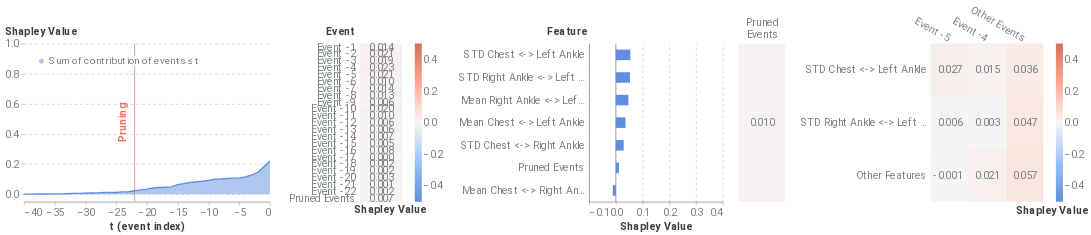

Write notebook code for a chart like this one.
### Markdown cell above
### Local Report on positive instance

### Code cell
from timeshap.explainer import local_report

pruning_dict = {'tol': 0.025}
event_dict = {'rs': 42, 'nsamples': 32000}
feature_dict = {'rs': 42, 'nsamples': 32000, 'feature_names': model_features, 'plot_features': plot_feats}
cell_dict = {'rs': 42, 'nsamples': 32000, 'top_x_feats': 2, 'top_x_events': 2}
local_report(f_hs, pos_x_data, pruning_dict, event_dict, feature_dict, cell_dict=cell_dict, entity_uuid=positive_sequence_id, entity_col='all_id', baseline=average_event)

### Figure 1 — Vega-Lite specification as saved in the notebook (floating-point values rounded to 4 significant figures)
{"config": {"axis": {"domain": true, "domainColor": "#798184", "grid": false, "gridColor": "#798184", "gridOpacity": 0.5, "gridDash": [3, 5], "gridWidth": 0.8, "gridCap": "round", "labelPadding": 3, "labelFont": "Roboto", "labelColor": "#798184", "tickSize": 5, "tickColor": "#798184", "tickOpacity": 0.5, "titleColor": "#384140", "titleFont": "Roboto", "titleFontSize": 12}, "axisBand": {"domain": true, "ticks": false, "labelPadding": 7}, "axisY": {"domain": false, "titleAlign": "left", "titleAngle": 0, "titleX": -20, "titleY": -10}, "legend": {"labelColor": "#798184", "labelFontSize": 12, "symbolSize": 40, "titleColor": "#384140", "titleFontSize": 12, "titlePadding": 10, "titleFont": "Roboto", "labelFont": "Roboto"}, "line": {"stroke": "#618FE0", "strokeWidth": 2}, "rule": {"stroke": "#798184"}, "path": {"stroke": "#618FE0", "strokeWidth": 0.5}, "rect": {"fill": "#618FE0"}, "point": {"filled": true, "shape": "circle"}, "shape": {"stroke": "#618FE0"}, "bar": {"fill": "#618FE0", "stroke": null}, "text": {"font": "Roboto", "color": "#384140", "fontSize": 12}, "arc": {"stroke": "#fff", "strokeWidth": 1}, "range": {"category": ["#618FE0", "#50D0B0", "#E17560", "#E8B474", "#D889C4", "#34A3BC", "#A583A4"], "ramp": ["#001854", "#002f72", "#04478e", "#1e5fab", "#4477c5", "#6290e1", "#7ea9fd", "#9ec7ff", "#bde4ff"], "heatmap": ["#001854", "#002f72", "#04478e", "#1e5fab", "#4477c5", "#6290e1", "#7ea9fd", "#9ec7ff", "#bde4ff"], "diverging": ["#003b26", "#006b52", "#1aa082", "#55d5b5", "#f5f5f5", "#ffaa92", "#d16f5b", "#9e392c", "#650200"]}, "title": {"anchor": "start", "fontSize": 20, "color": "#384140", "fontWeight": "bold", "offset": 20, "font": "Roboto", "subtitleColor": "#384140", "subtitleFontSize": 16}, "header": {"labelFontSize": 12, "titleFontSize": 16, "labelColor": "#384140", "titleColor": "#384140", "titleFont": "Roboto", "labelFont": "Roboto"}, "group": {"fill": "white"}, "background": "white", "view": {"stroke": "transparent", "continuousHeight": 300, "continuousWidth": 400}}, "hconcat": [{"layer": [{"mark": {"type": "area", "opacity": 0.5}, "encoding": {"color": {"field": "Coalition", "legend": {"fillColor": "white", "labelFontSize": 14, "labelLimit": 0, "orient": "top-left", "symbolSize": 50, "symbolStrokeWidth": 0, "title": null}, "scale": {"domain": ["Sum of contribution of events ≤ t"], "range": ["#618FE0"]}, "type": "nominal"}, "x": {"axis": {"labelFontSize": 15, "title": "t (event index)", "titleFontSize": 15}, "field": "t (event index)", "type": "quantitative"}, "y": {"axis": {"grid": true, "labelFontSize": 15, "titleFontSize": 15, "titleX": -28}, "field": "Shapley Value", "scale": {"domain": [-0.05, 1]}, "type": "quantitative"}}}, {"mark": "line", "encoding": {"color": {"field": "Coalition", "legend": {"fillColor": "white", "labelFontSize": 14, "labelLimit": 0, "orient": "top-left", "symbolSize": 50, "symbolStrokeWidth": 0, "title": null}, "scale": {"domain": ["Sum of contribution of events ≤ t"], "range": ["#618FE0"]}, "type": "nominal"}, "x": {"axis": {"labelFontSize": 15, "title": "t (event index)", "titleFontSize": 15}, "field": "t (event index)", "type": "quantitative"}, "y": {"axis": {"grid": true, "labelFontSize": 15, "titleFontSize": 15, "titleX": -28}, "field": "Shapley Value", "scale": {"domain": [-0.05, 1]}, "type": "quantitative"}}}, {"data": {"name": "data-ee8aec25528fa53b6011f1eacee6f6c5"}, "mark": {"type": "rule", "color": "#E17560"}, "encoding": {"x": {"field": "x", "type": "quantitative"}}}, {"data": {"name": "data-5e7f4e825ef47f31d6c308e6e3010866"}, "mark": {"type": "text", "angle": 270, "color": "#E17560", "fontSize": 15, "fontWeight": "bold", "text": "Pruning"}, "encoding": {"x": {"field": "x", "type": "quantitative"}}}], "data": {"name": "data-347143c4b2e2ef3672684b8eac4007a8"}, "height": 225, "width": 350}, {"layer": [{"mark": "rect", "encoding": {"color": {"field": "rounded", "legend": {"gradientLength": 225, "gradientThickness": 10, "labelFontSize": 15, "orient": "right"}, "scale": {"domain": [-0.5, 0.5], "range": ["#5f8fd6", "#99c3fb", "#f5f5f5", "#ffaa92", "#d16f5b"]}, "title": null, "type": "quantitative"}, "x": {"axis": {"title": "Shapley Value", "titleFontSize": 15}, "field": "column", "type": "ordinal"}, "y": {"axis": {"domain": false, "labelFontSize": 15, "title": "Event", "titleFontSize": 15, "titleX": -49}, "field": "Feature", "sort": ["Event -1", "Event -2", "Event -3", "Event -4", "Event -5", "Event -6", "Event -7", "Event -8", "Event -9", "Event -10", "Event -11", "Event -12", "Event -13", "Event -14", "Event -15", "Event -16", "Event -17", "Event -18", "Event -19", "Event -20", "Event -21", "Event -22", "Pruned Events"], "type": "ordinal"}}}, {"mark": {"type": "text", "align": "right", "baseline": "middle", "color": "#798184", "dx": 18, "fontSize": 15}, "encoding": {"text": {"field": "rounded_str", "type": "nominal"}, "x": {"axis": {"domain": false, "labels": false, "title": "Shapley Value", "titleX": 43}, "field": "column", "type": "ordinal"}, "y": {"axis": {"domain": false, "labelFontSize": 15, "title": "Event", "titleFontSize": 15, "titleX": -49}, "field": "Feature", "sort": ["Event -1", "Event -2", "Event -3", "Event -4", "Event -5", "Event -6", "Event -7", "Event -8", "Event -9", "Event -10", "Event -11", "Event -12", "Event -13", "Event -14", "Event -15", "Event -16", "Event -17", "Event -18", "Event -19", "Event -20", "Event -21", "Event -22", "Pruned Events"], "type": "ordinal"}}}], "data": {"name": "data-61b173ab93197740298f857f697c06b3"}, "height": 225, "width": 60}, {"layer": [{"data": {"name": "data-d18d9bdca412c918e74391b6bf6ff3e3"}, "mark": {"type": "bar", "size": 15, "thickness": 1}, "encoding": {"x": {"axis": {"grid": true, "labelFontSize": 15, "title": "Shapley Value", "titleFontSize": 15}, "field": "Shapley Value", "scale": {"domain": [-0.1, 0.4]}, "type": "quantitative"}, "y": {"axis": {"labelFontSize": 15, "title": "Feature", "titleFontSize": 15, "titleX": -61}, "field": "Feature", "sort": {"field": "sort_col", "order": "descending"}, "type": "nominal"}}}, {"data": {"name": "data-9c00aa9dc2b1c1a0b4bf9b34ead12925"}, "mark": {"type": "rule", "color": "#798184"}, "encoding": {"x": {"field": "x", "type": "quantitative"}}}], "height": 225, "width": 190}, {"hconcat": [{"layer": [{"mark": "rect", "encoding": {"color": {"field": "rounded", "legend": null, "scale": {"domain": [-0.5, 0.5], "range": ["#5f8fd6", "#99c3fb", "#f5f5f5", "#ffaa92", "#d16f5b"]}, "title": null, "type": "quantitative"}, "x": {"axis": {"titleFontSize": 15}, "field": "Event", "type": "nominal"}, "y": {"axis": {"domain": false, "labels": false, "title": null}, "field": "Feature", "type": "nominal"}}}, {"mark": {"type": "text", "align": "right", "baseline": "middle", "color": "#798184", "dx": 18, "fontSize": 15}, "encoding": {"text": {"field": "rounded_str", "type": "nominal"}, "x": {"axis": {"domain": false, "labelAngle": 0, "labelFontSize": 15, "labelOffset": 24, "labelPadding": 30, "orient": "top", "title": null}, "field": "Event", "type": "nominal"}, "y": {"axis": {"domain": false, "labels": false, "title": null}, "field": "Feature", "type": "nominal"}}}], "data": {"name": "data-44d42f2df18ba424df6e983db6ef10d1"}, "height": 225, "width": 66.67}, {"layer": [{"mark": "rect", "encoding": {"color": {"field": "rounded", "legend": {"gradientLength": 225, "gradientThickness": 10, "labelFontSize": 15, "orient": "right"}, "scale": {"domain": [-0.5, 0.5], "range": ["#5f8fd6", "#99c3fb", "#f5f5f5", "#ffaa92", "#d16f5b"]}, "title": null, "type": "quantitative"}, "x": {"axis": {"titleFontSize": 15}, "field": "Event", "sort": ["Event -5", "Event -4"], "type": "nominal"}, "y": {"axis": {"domain": false, "labelFontSize": 15, "title": null}, "field": "Feature", "sort": ["STD Chest <-> Left Ankle", "STD Right Ankle <-> Left Ankle"], "type": "nominal"}}}, {"mark": {"type": "text", "align": "right", "baseline": "middle", "color": "#798184", "dx": 18, "fontSize": 15}, "encoding": {"text": {"field": "rounded_str", "type": "nominal"}, "x": {"axis": {"domain": false, "labelAngle": 30, "labelFontSize": 15, "orient": "top", "title": "Shapley Value", "titleX": 172, "titleY": 245}, "field": "Event", "sort": ["Event -5", "Event -4"], "type": "nominal"}, "y": {"axis": {"domain": false, "labelFontSize": 15, "title": null}, "field": "Feature", "sort": ["STD Chest <-> Left Ankle", "STD Right Ankle <-> Left Ankle"], "type": "nominal"}}}], "data": {"name": "data-ec027994aaeab97565fb8a8f91f08640"}, "height": 225, "width": 160}], "resolve": {"scale": {"color": "independent"}}}], "resolve": {"scale": {"color": "independent"}}, "$schema": "https://vega.github.io/schema/vega-lite/v4.17.0.json", "datasets": {"data-347143c4b2e2ef3672684b8eac4007a8": [{"Coalition": "Sum of contribution of events > t", "t (event index)": 0, "Shapley Value": 1.49e-08}, {"Coalition": "Sum of contribution of events ≤ t", "t (event index)": 0, "Shapley Value": 0.2206}, {"Coalition": "Sum of contribution of events > t", "t (event index)": -1, "Shapley Value": 0.039}, {"Coalition": "Sum of contribution of events ≤ t", "t (event index)": -1, "Shapley Value": 0.1816}, {"Coalition": "Sum of contribution of events > t", "t (event index)": -2, "Shapley Value": 0.07649}, {"Coalition": "Sum of contribution of events ≤ t", "t (event index)": -2, "Shapley Value": 0.1441}, {"Coalition": "Sum of contribution of events > t", "t (event index)": -3, "Shapley Value": 0.09378}, {"Coalition": "Sum of contribution of events ≤ t", "t (event index)": -3, "Shapley Value": 0.1269}, {"Coalition": "Sum of contribution of events > t", "t (event index)": -4, "Shapley Value": 0.1063}, {"Coalition": "Sum of contribution of events ≤ t", "t (event index)": -4, "Shapley Value": 0.1143}, {"Coalition": "Sum of contribution of events > t", "t (event index)": -5, "Shapley Value": 0.1122}, {"Coalition": "Sum of contribution of events ≤ t", "t (event index)": -5, "Shapley Value": 0.1084}, {"Coalition": "Sum of contribution of events > t", "t (event index)": -6, "Shapley Value": 0.1139}, {"Coalition": "Sum of contribution of events ≤ t", "t (event index)": -6, "Shapley Value": 0.1068}, {"Coalition": "Sum of contribution of events > t", "t (event index)": -7, "Shapley Value": 0.1165}, {"Coalition": "Sum of contribution of events ≤ t", "t (event index)": -7, "Shapley Value": 0.1041}, {"Coalition": "Sum of contribution of events > t", "t (event index)": -8, "Shapley Value": 0.1193}, {"Coalition": "Sum of contribution of events ≤ t", "t (event index)": -8, "Shapley Value": 0.1013}, {"Coalition": "Sum of contribution of events > t", "t (event index)": -9, "Shapley Value": 0.1207}, {"Coalition": "Sum of contribution of events ≤ t", "t (event index)": -9, "Shapley Value": 0.09992}, {"Coalition": "Sum of contribution of events > t", "t (event index)": -10, "Shapley Value": 0.1291}, {"Coalition": "Sum of contribution of events ≤ t", "t (event index)": -10, "Shapley Value": 0.09151}, {"Coalition": "Sum of contribution of events > t", "t (event index)": -11, "Shapley Value": 0.1348}, {"Coalition": "Sum of contribution of events ≤ t", "t (event index)": -11, "Shapley Value": 0.08583}, {"Coalition": "Sum of contribution of events > t", "t (event index)": -12, "Shapley Value": 0.1383}, {"Coalition": "Sum of contribution of events ≤ t", "t (event index)": -12, "Shapley Value": 0.08229}, {"Coalition": "Sum of contribution of events > t", "t (event index)": -13, "Shapley Value": 0.1427}, {"Coalition": "Sum of contribution of events ≤ t", "t (event index)": -13, "Shapley Value": 0.07798}, {"Coalition": "Sum of contribution of events > t", "t (event index)": -14, "Shapley Value": 0.1504}, {"Coalition": "Sum of contribution of events ≤ t", "t (event index)": -14, "Shapley Value": 0.07026}, {"Coalition": "Sum of contribution of events > t", "t (event index)": -15, "Shapley Value": 0.1567}, {"Coalition": "Sum of contribution of events ≤ t", "t (event index)": -15, "Shapley Value": 0.06391}, {"Coalition": "Sum of contribution of events > t", "t (event index)": -16, "Shapley Value": 0.172}, {"Coalition": "Sum of contribution of events ≤ t", "t (event index)": -16, "Shapley Value": 0.04867}, {"Coalition": "Sum of contribution of events > t", "t (event index)": -17, "Shapley Value": 0.1743}, {"Coalition": "Sum of contribution of events ≤ t", "t (event index)": -17, "Shapley Value": 0.04631}, {"Coalition": "Sum of contribution of events > t", "t (event index)": -18, "Shapley Value": 0.1764}, {"Coalition": "Sum of contribution of events ≤ t", "t (event index)": -18, "Shapley Value": 0.04421}, {"Coalition": "Sum of contribution of events > t", "t (event index)": -19, "Shapley Value": 0.1798}, {"Coalition": "Sum of contribution of events ≤ t", "t (event index)": -19, "Shapley Value": 0.04087}, {"Coalition": "Sum of contribution of events > t", "t (event index)": -20, "Shapley Value": 0.1868}, {"Coalition": "Sum of contribution of events ≤ t", "t (event index)": -20, "Shapley Value": 0.03385}, {"Coalition": "Sum of contribution of events > t", "t (event index)": -21, "Shapley Value": 0.1914}, {"Coalition": "Sum of contribution of events ≤ t", "t (event index)": -21, "Shapley Value": 0.02921}, {"Coalition": "Sum of contribution of events > t", "t (event index)": -22, "Shapley Value": 0.198}, {"Coalition": "Sum of contribution of events ≤ t", "t (event index)": -22, "Shapley Value": 0.02264}, {"Coalition": "Sum of contribution of events > t", "t (event index)": -23, "Shapley Value": 0.2038}, {"Coalition": "Sum of contribution of events ≤ t", "t (event index)": -23, "Shapley Value": 0.01688}, {"Coalition": "Sum of contribution of events > t", "t (event index)": -24, "Shapley Value": 0.2053}, {"Coalition": "Sum of contribution of events ≤ t", "t (event index)": -24, "Shapley Value": 0.01534}, {"Coalition": "Sum of contribution of events > t", "t (event index)": -25, "Shapley Value": 0.2088}, {"Coalition": "Sum of contribution of events ≤ t", "t (event index)": -25, "Shapley Value": 0.01188}, {"Coalition": "Sum of contribution of events > t", "t (event index)": -26, "Shapley Value": 0.2087}, {"Coalition": "Sum of contribution of events ≤ t", "t (event index)": -26, "Shapley Value": 0.01189}, {"Coalition": "Sum of contribution of events > t", "t (event index)": -27, "Shapley Value": 0.2092}, {"Coalition": "Sum of contribution of events ≤ t", "t (event index)": -27, "Shapley Value": 0.01141}, {"Coalition": "Sum of contribution of events > t", "t (event index)": -28, "Shapley Value": 0.2118}, {"Coalition": "Sum of contribution of events ≤ t", "t (event index)": -28, "Shapley Value": 0.008796}, {"Coalition": "Sum of contribution of events > t", "t (event index)": -29, "Shapley Value": 0.2126}, {"Coalition": "Sum of contribution of events ≤ t", "t (event index)": -29, "Shapley Value": 0.008086}, {"Coalition": "Sum of contribution of events > t", "t (event index)": -30, "Shapley Value": 0.2139}, {"Coalition": "Sum of contribution of events ≤ t", "t (event index)": -30, "Shapley Value": 0.006765}, {"Coalition": "Sum of contribution of events > t", "t (event index)": -31, "Shapley Value": 0.215}, {"Coalition": "Sum of contribution of events ≤ t", "t (event index)": -31, "Shapley Value": 0.005642}, {"Coalition": "Sum of contribution of events > t", "t (event index)": -32, "Shapley Value": 0.2159}, {"Coalition": "Sum of contribution of events ≤ t", "t (event index)": -32, "Shapley Value": 0.004739}, {"Coalition": "Sum of contribution of events > t", "t (event index)": -33, "Shapley Value": 0.2174}, {"Coalition": "Sum of contribution of events ≤ t", "t (event index)": -33, "Shapley Value": 0.003255}, {"Coalition": "Sum of contribution of events > t", "t (event index)": -34, "Shapley Value": 0.218}, {"Coalition": "Sum of contribution of events ≤ t", "t (event index)": -34, "Shapley Value": 0.002597}, {"Coalition": "Sum of contribution of events > t", "t (event index)": -35, "Shapley Value": 0.2184}, {"Coalition": "Sum of contribution of events ≤ t", "t (event index)": -35, "Shapley Value": 0.002282}, {"Coalition": "Sum of contribution of events > t", "t (event index)": -36, "Shapley Value": 0.219}, {"Coalition": "Sum of contribution of events ≤ t", "t (event index)": -36, "Shapley Value": 0.001603}, {"Coalition": "Sum of contribution of events > t", "t (event index)": -37, "Shapley Value": 0.2195}, {"Coalition": "Sum of contribution of events ≤ t", "t (event index)": -37, "Shapley Value": 0.001098}, {"Coalition": "Sum of contribution of events > t", "t (event index)": -38, "Shapley Value": 0.2196}, {"Coalition": "Sum of contribution of events ≤ t", "t (event index)": -38, "Shapley Value": 0.001043}, {"Coalition": "Sum of contribution of events > t", "t (event index)": -39, "Shapley Value": 0.2199}, {"Coalition": "Sum of contribution of events ≤ t", "t (event index)": -39, "Shapley Value": 0.0007824}, {"Coalition": "Sum of contribution of events > t", "t (event index)": -40, "Shapley Value": 0.2201}, {"Coalition": "Sum of contribution of events ≤ t", "t (event index)": -40, "Shapley Value": 0.0005667}], "data-ee8aec25528fa53b6011f1eacee6f6c5": [{"x": -22}], "data-5e7f4e825ef47f31d6c308e6e3010866": [{"x": -24}], "data-61b173ab93197740298f857f697c06b3": [{"Shapley Value": 0.01383, "Feature": "Event -1", "row": 1, "column": 1, "rounded": 0.014, "rounded_str": "0.014"}, {"Shapley Value": 0.02088, "Feature": "Event -2", "row": 2, "column": 1, "rounded": 0.021, "rounded_str": "0.021"}, {"Shapley Value": 0.01895, "Feature": "Event -3", "row": 3, "column": 1, "rounded": 0.019, "rounded_str": "0.019"}, {"Shapley Value": 0.02323, "Feature": "Event -4", "row": 4, "column": 1, "rounded": 0.023, "rounded_str": "0.023"}, {"Shapley Value": 0.02126, "Feature": "Event -5", "row": 5, "column": 1, "rounded": 0.021, "rounded_str": "0.021"}, {"Shapley Value": 0.009687, "Feature": "Event -6", "row": 6, "column": 1, "rounded": 0.01, "rounded_str": "0.010"}, {"Shapley Value": 0.01447, "Feature": "Event -7", "row": 7, "column": 1, "rounded": 0.014, "rounded_str": "0.014"}, {"Shapley Value": 0.01283, "Feature": "Event -8", "row": 8, "column": 1, "rounded": 0.013, "rounded_str": "0.013"}, {"Shapley Value": 0.006275, "Feature": "Event -9", "row": 9, "column": 1, "rounded": 0.006, "rounded_str": "0.006"}, {"Shapley Value": 0.02013, "Feature": "Event -10", "row": 10, "column": 1, "rounded": 0.02, "rounded_str": "0.020"}, {"Shapley Value": 0.01037, "Feature": "Event -11", "row": 11, "column": 1, "rounded": 0.01, "rounded_str": "0.010"}, {"Shapley Value": 0.006313, "Feature": "Event -12", "row": 12, "column": 1, "rounded": 0.006, "rounded_str": "0.006"}, {"Shapley Value": 0.006417, "Feature": "Event -13", "row": 13, "column": 1, "rounded": 0.006, "rounded_str": "0.006"}, {"Shapley Value": 0.007173, "Feature": "Event -14", "row": 14, "column": 1, "rounded": 0.007, "rounded_str": "0.007"}, {"Shapley Value": 0.004609, "Feature": "Event -15", "row": 15, "column": 1, "rounded": 0.005, "rounded_str": "0.005"}, {"Shapley Value": 0.007735, "Feature": "Event -16", "row": 16, "column": 1, "rounded": 0.008, "rounded_str": "0.008"}, {"Shapley Value": 0.0004173, "Feature": "Event -17", "row": 17, "column": 1, "rounded": 0.0, "rounded_str": "0.000"}, {"Shapley Value": 0.001551, "Feature": "Event -18", "row": 18, "column": 1, "rounded": 0.002, "rounded_str": "0.002"}, {"Shapley Value": 0.001608, "Feature": "Event -19", "row": 19, "column": 1, "rounded": 0.002, "rounded_str": "0.002"}, {"Shapley Value": 0.002813, "Feature": "Event -20", "row": 20, "column": 1, "rounded": 0.003, "rounded_str": "0.003"}, {"Shapley Value": 0.001315, "Feature": "Event -21", "row": 21, "column": 1, "rounded": 0.001, "rounded_str": "0.001"}, {"Shapley Value": 0.001504, "Feature": "Event -22", "row": 22, "column": 1, "rounded": 0.002, "rounded_str": "0.002"}, {"Shapley Value": 0.007266, "Feature": "Pruned Events", "row": 23, "column": 1, "rounded": 0.007, "rounded_str": "0.007"}], "data-d18d9bdca412c918e74391b6bf6ff3e3": [{"Random seed": 42, "NSamples": 32000, "Feature": "Mean Chest <-> Right Ankle", "Shapley Value": -0.01128, "sort_col": 0.01128}, {"Random seed": 42, "NSamples": 32000, "Feature": "STD Chest <-> Right Ankle", "Shapley Value": 0.02954, "sort_col": 0.02954}, {"Random seed": 42, "NSamples": 32000, "Feature": "Mean Chest <-> Left Ankle", "Shapley Value": 0.03618, "sort_col": 0.03618}, {"Random seed": 42, "NSamples": 32000, "Feature": "STD Chest <-> Left Ankle", "Shapley Value": 0.05428, "sort_col": 0.05428}, {"Random seed": 42, "NSamples": 32000, "Feature": "Mean Right Ankle <-> Left Ankle", "Shapley Value": 0.04705, "sort_col": 0.04705}, {"Random seed": 42, "NSamples": 32000, "Feature": "STD Right Ankle <-> Left Ankle", "Shapley Value": 0.0531, "sort_col": 0.0531}, {"Random seed": 42, "NSamples": 32000, "Feature": "Pruned Events", "Shapley Value": 0.01177, "sort_col": 0.01177}], "data-9c00aa9dc2b1c1a0b4bf9b34ead12925": [{"x": 0}], "data-44d42f2df18ba424df6e983db6ef10d1": [{"Event": ["Pruned", "Events"], "Feature": "Other features", "rounded": 0.01, "rounded_str": "0.010"}], "data-ec027994aaeab97565fb8a8f91f08640": [{"Event": "Other Events", "Feature": "Other Features", "Shapley Value": 0.05683, "rounded": 0.057, "rounded_str": "0.057"}, {"Event": "Other Events", "Feature": "STD Right Ankle <-> Left Ankle", "Shapley Value": 0.04673, "rounded": 0.047, "rounded_str": "0.047"}, {"Event": "Other Events", "Feature": "STD Chest <-> Left Ankle", "Shapley Value": 0.0364, "rounded": 0.036, "rounded_str": "0.036"}, {"Event": "Event -5", "Feature": "STD Chest <-> Left Ankle", "Shapley Value": 0.0265, "rounded": 0.027, "rounded_str": "0.027"}, {"Event": "Event -4", "Feature": "Other Features", "Shapley Value": 0.02124, "rounded": 0.021, "rounded_str": "0.021"}, {"Event": "Event -4", "Feature": "STD Chest <-> Left Ankle", "Shapley Value": 0.01481, "rounded": 0.015, "rounded_str": "0.015"}, {"Event": "Event -5", "Feature": "STD Right Ankle <-> Left Ankle", "Shapley Value": 0.005668, "rounded": 0.006, "rounded_str": "0.006"}, {"Event": "Event -4", "Feature": "STD Right Ankle <-> Left Ankle", "Shapley Value": 0.003206, "rounded": 0.003, "rounded_str": "0.003"}, {"Event": "Event -5", "Feature": "Other Features", "Shapley Value": -0.001129, "rounded": -0.001, "rounded_str": "-0.001"}]}}
